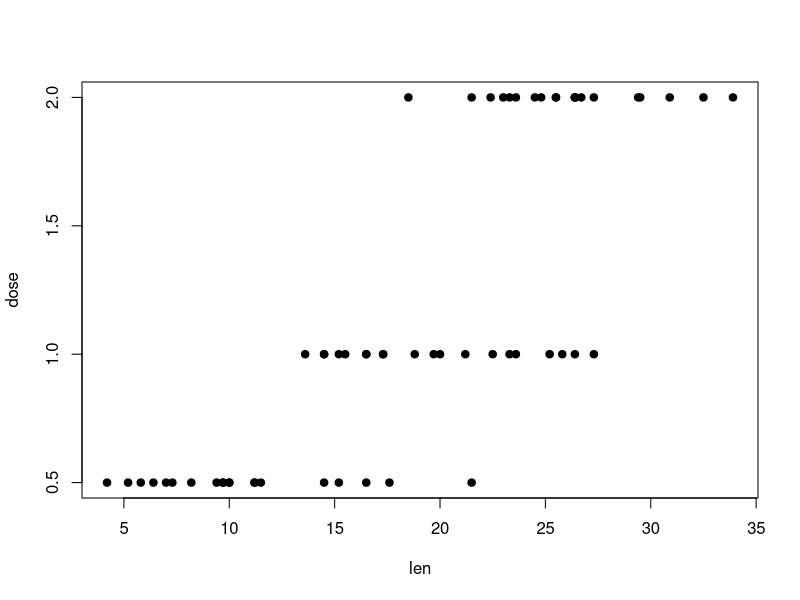
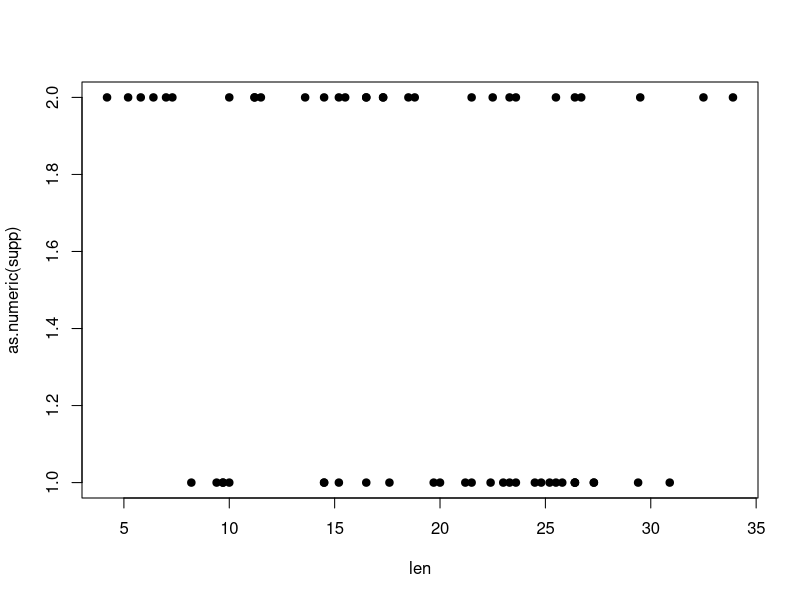
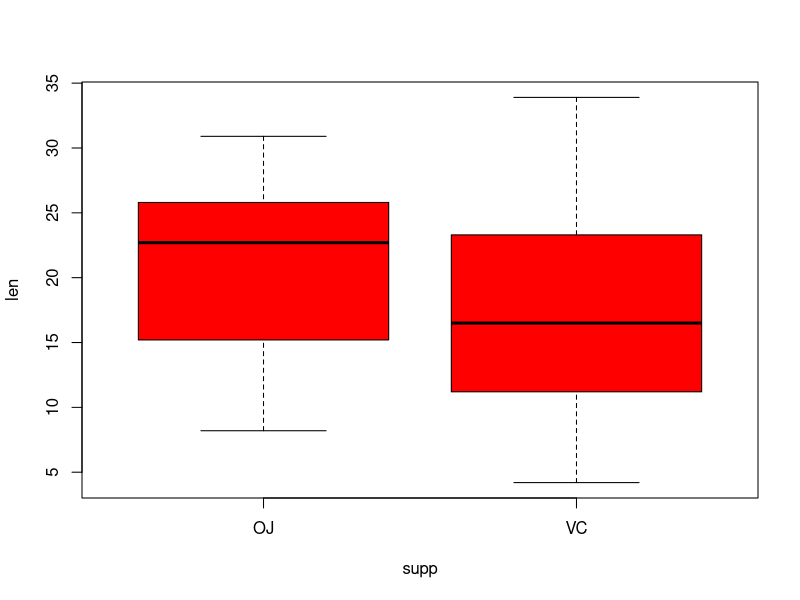
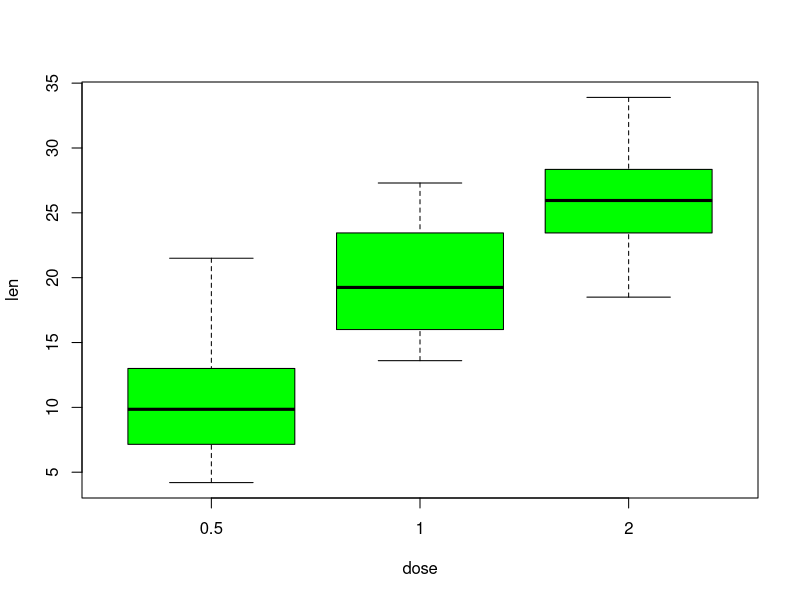
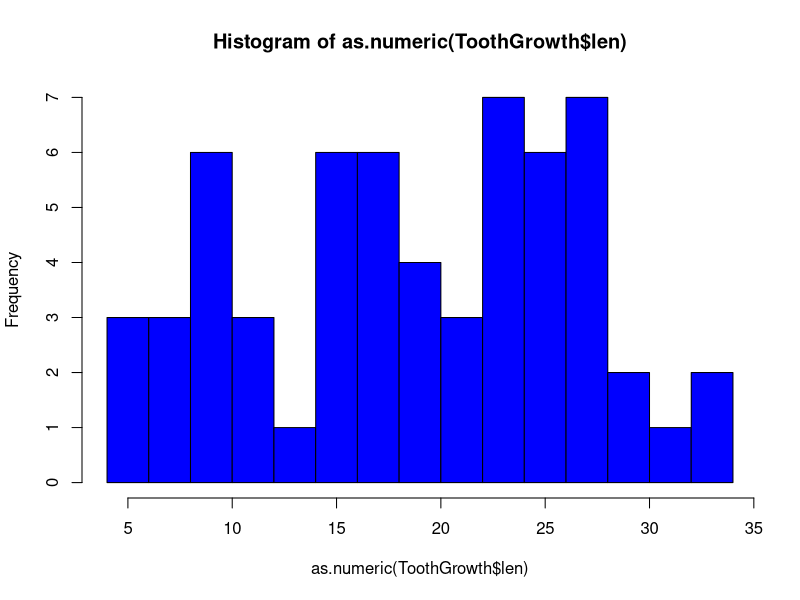

These charts were generated, in order, by the following R code:
## ---- chunk 1
data("ToothGrowth")
str(ToothGrowth)
## ---- chunk 2
head(ToothGrowth)
## ---- chunk 3
summary(ToothGrowth)
## ---- chunk 4
plot(dose~len,data = ToothGrowth,pch=19)
## ---- chunk 5
plot(as.numeric(supp)~len,data = ToothGrowth,pch=19)
## ---- chunk 6
boxplot(len~supp,data = ToothGrowth,col="red")
## ---- chunk 7
boxplot(len~dose,data = ToothGrowth,col="green")
## ---- chunk 8
hist(as.numeric(ToothGrowth$len),col = "blue",breaks=15)
## ---- chunk 9
t.test(len ~ supp, ToothGrowth[ToothGrowth$dose == .5, ])
## ---- chunk 10
t.test(len ~ supp, ToothGrowth[ToothGrowth$dose == 1, ])
## ---- chunk 11
t.test(len ~ supp, ToothGrowth[ToothGrowth$dose == 2, ])
